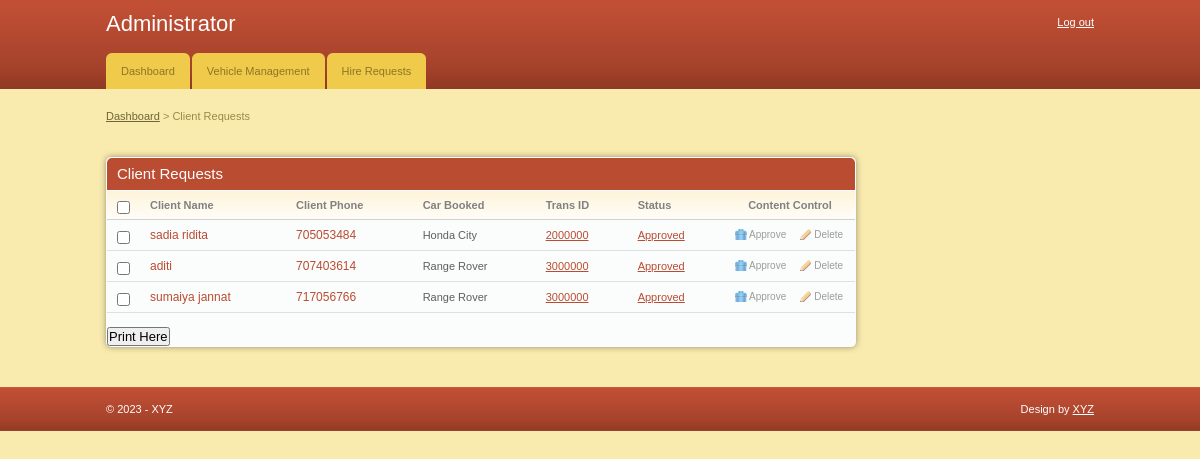
Page /admin/client_requests.php (signed in) on the committed database.
### tables this page shows
CREATE TABLE `client` (
  `client_id` int(11) NOT NULL,
  `fname` varchar(255) NOT NULL,
  `email` varchar(255) NOT NULL,
  `id_no` int(11) NOT NULL,
  `phone` int(11) NOT NULL,
  `location` varchar(255) NOT NULL,
  `gender` varchar(255) NOT NULL,
  `car_id` int(11) NOT NULL,
  `status` varchar(255) NOT NULL,
  `mpesa` varchar(255) NOT NULL
);

CREATE TABLE `cars` (
  `car_id` int(11) NOT NULL,
  `car_name` varchar(255) NOT NULL,
  `car_type` varchar(255) NOT NULL,
  `image` text NOT NULL,
  `hire_cost` int(11) NOT NULL,
  `capacity` int(11) NOT NULL,
  `status` varchar(255) NOT NULL
);

### admin/client_requests.php (the view, shortened to what this page needs)
<!DOCTYPE html PUBLIC "-//W3C//DTD XHTML 1.0 Transitional//EN" "http://www.w3.org/TR/xhtml1/DTD/xhtml1-transitional.dtd">
<html xmlns="http://www.w3.org/1999/xhtml">
<head>
	<link rel="stylesheet" href="css/style.css" type="text/css" media="all" />
</head>
<body>
<div id="header">
	<div class="shell">
		<?php
			include 'menu.php';
		?>
	</div>
</div>
<div id="container">
	<div class="shell">
		<div class="small-nav">
			<a href="index.php">Dashboard</a>
			<span>&gt;</span>
			Client Requests
		</div>
		<br />
		<div id="main">
			<div id="content">
				<div class="box">
					<div class="box-head">
						<h2 class="left">Client Requests</h2>
					</div>
					<div class="table">
						<table width="100%" border="0" cellspacing="0" cellpadding="0">
							<tr>
								<th width="13"><input type="checkbox" class="checkbox" /></th>
								<th>Client Name</th>
								<th>Client Phone</th>
								<th>Car Booked</th>
								<th>Trans ID</th>
								<th>Status</th>
								<th width="110" class="ac">Content Control</th>
							</tr>
							<?php
								include '../includes/config.php';
								$select = "SELECT client.client_id,client.fname,client.phone,cars.car_name,cars.hire_cost,client.status
										FROM client JOIN cars ON client.car_id=cars.car_id";
								$result = $conn->query($select);
								while($row = $result->fetch_assoc()){
							?>
							<tr>
								<td><input type="checkbox" class="checkbox" /></td>
								<td><h3><a href="#"><?php echo $row['fname'] ?></a></h3></td>
								<td><h3><a href="#"><?php echo $row['phone'] ?></a></h3></td>
								<td><?php echo $row['car_name'] ?></td>
								<td><a href="#"><?php echo $row['hire_cost'] ?></a></td>
								<td><a href="#"><?php echo $row['status'] ?></a></td>
								<td><a href="javascript:sureToApprove(<?php echo $row['client_id'];?>)" class="ico del">Approve</a><a href="#" class="ico edit">Delete</a></td>
							</tr>
							<?php
								}
							?>
						</table>
					</div><br>
					<h2><input type="submit" onclick="window.print()" value="Print Here" /></h2>
				</div>
			</div>
		</div>
	</div>
</div>
<div id="footer">
	<div class="shell">
		<span class="left">&copy; <?php echo date("Y");?> - XYZ</span>
		<span class="right">
			Design by <a href="http://projectworlds.in">XYZ</a>
		</span>
	</div>
</div>
</body>
</html>

### admin/css/style.css (style rules this page uses)
* { padding:0; margin:0; outline:0; }
body { background:#f9ebae; font-family: Verdana, sans-serif; font-size:11px; line-height:14px; color:#5e5e5e; }
input, textarea, select { font-family: Verdana, sans-serif; font-size:13px; }
.checkbox { width:13px; height:13px; vertical-align:top; position:relative; top:2px; }
a { color:#ba4c32; text-decoration: underline; cursor:pointer; }
.left, .alignleft { float:left; display:inline; }
.right, .alignright { float:right; display:inline; }
.ac { text-align: center !important; }
h2 { font-size:15px; font-weight: normal; }
h3 { font-size:12px; line-height:14px; font-weight: normal; }
h3 a { text-decoration: none; }
.shell { width:988px; margin:0 auto; }
#header { height:89px; background:url(images/header.gif); white-space:nowrap; }
#container { padding:20px 0; }
.small-nav { color:#978b48; padding-bottom:20px; }
.small-nav a { color:#6f6636; }
#content { float:left; width:750px; }
.table th { background:#fffdfa url(images/th.gif) repeat-x 0 0; color:#818181; text-align: left; padding:7px 10px; border-bottom:solid 1px #d2d1cb; }
.table td { background:#fbfcfc; border-bottom:solid 1px #e0e0e0; padding:8px 10px; }
.box { background:#fbfcfc; height:100%; padding:1px; margin-bottom:20px; }
.box-head { background:#ba4c32; height:32px; color:#fff; padding: 0 10px; line-height:32px; white-space:nowrap; border-bottom:solid 1px #fff; }
a.ico { color:#9d9c9a; font-size:10px; text-decoration: none; padding:0 0 0 14px; background-repeat:no-repeat; background-position:0 0; }
a.del { background-image:url(images/del.gif) }
a.edit { background-image:url(images/edit.gif); margin-left:14px; }
#footer { height:44px; background:url(images/footer.gif); line-height:44px; color:#fff; }
#footer a { color:#fff; }
.box { -moz-border-radius:5px; -webkit-border-radius:5px; -moz-box-shadow: 0 0 6px #978f6c; -webkit-box-shadow: 0 0 6px #978f6c; }
.box-head { -moz-border-radius-topleft:5px; -moz-border-radius-topright:5px; -webkit-border-top-left-radius:5px; -webkit-border-top-right-radius:5px; }

### rows in the picture
client: fname "sadia ridita", phone "705053484", car.car_name "Honda City", car.hire_cost "2000000", status "Approved"
client: fname "aditi", phone "707403614", car.car_name "Range Rover", car.hire_cost "3000000", status "Approved"
client: fname "sumaiya jannat", phone "717056766", car.car_name "Range Rover", car.hire_cost "3000000", status "Approved"
